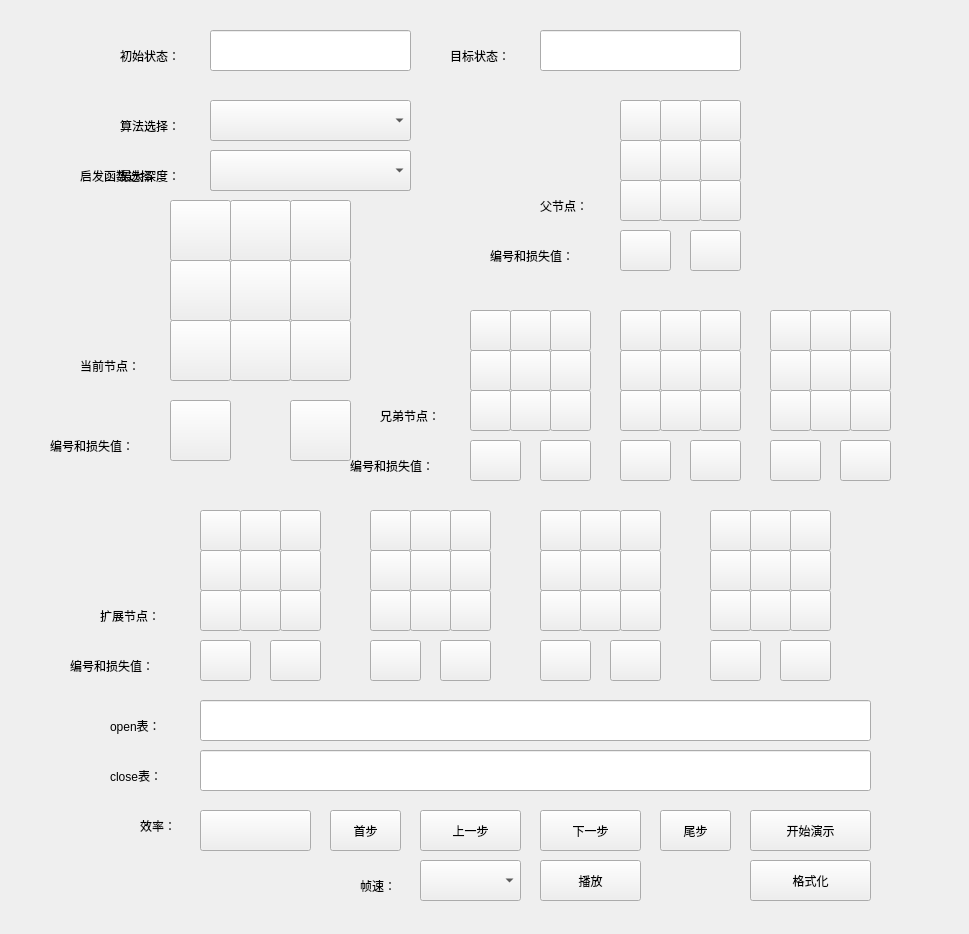
 <widget class="QWidget" name="Search">
  <property name="geometry">
   <rect>
    <x>0</x>
    <y>0</y>
    <width>969</width>
    <height>934</height>
   </rect>
  </property>
  <property name="windowTitle">
   <string>搜索实验</string>
  </property>
  <widget class="QPushButton" name="btn_previous_step">
   <property name="geometry">
    <rect>
     <x>420</x>
     <y>810</y>
     <width>101</width>
     <height>41</height>
    </rect>
   </property>
   <property name="text">
    <string>上一步</string>
   </property>
  </widget>
  <widget class="QPushButton" name="btn_play">
   <property name="geometry">
    <rect>
     <x>540</x>
     <y>860</y>
     <width>101</width>
     <height>41</height>
    </rect>
   </property>
   <property name="text">
    <string>播放</string>
   </property>
  </widget>
  <widget class="QLabel" name="label_frame_rate">
   <property name="geometry">
    <rect>
     <x>360</x>
     <y>860</y>
     <width>101</width>
     <height>51</height>
    </rect>
   </property>
   <property name="text">
    <string>帧速：</string>
   </property>
  </widget>
  <widget class="QLabel" name="label_initial_state">
   <property name="geometry">
    <rect>
     <x>120</x>
     <y>30</y>
     <width>101</width>
     <height>51</height>
    </rect>
   </property>
   <property name="text">
    <string>初始状态：</string>
   </property>
  </widget>
  <widget class="QLabel" name="label_algorithm">
   <property name="geometry">
    <rect>
     <x>120</x>
     <y>100</y>
     <width>101</width>
     <height>51</height>
    </rect>
   </property>
   <property name="text">
    <string>算法选择：</string>
   </property>
  </widget>
  <widget class="QComboBox" name="comboBox_algorithm">
   <property name="geometry">
    <rect>
     <x>210</x>
     <y>100</y>
     <width>201</width>
     <height>41</height>
    </rect>
   </property>
  </widget>
  <widget class="QPushButton" name="btn_next_step">
   <property name="geometry">
    <rect>
     <x>540</x>
     <y>810</y>
     <width>101</width>
     <height>41</height>
    </rect>
   </property>
   <property name="text">
    <string>下一步</string>
   </property>
  </widget>
  <widget class="QPushButton" name="btn_start">
   <property name="geometry">
    <rect>
     <x>750</x>
     <y>810</y>
     <width>121</width>
     <height>41</height>
    </rect>
   </property>
   <property name="text">
    <string>开始演示</string>
   </property>
  </widget>
  <widget class="QLineEdit" name="lineEdit_initial_state">
   <property name="geometry">
    <rect>
     <x>210</x>
     <y>30</y>
     <width>201</width>
     <height>41</height>
    </rect>
   </property>
  </widget>
  <widget class="QLabel" name="label_target">
   <property name="geometry">
    <rect>
     <x>450</x>
     <y>30</y>
     <width>101</width>
     <height>51</height>
    </rect>
   </property>
   <property name="text">
    <string>目标状态：</string>
   </property>
  </widget>
  <widget class="QPushButton" name="btn_formatting">
   <property name="geometry">
    <rect>
     <x>750</x>
     <y>860</y>
     <width>121</width>
     <height>41</height>
    </rect>
   </property>
   <property name="text">
    <string>格式化</string>
   </property>
  </widget>
  <widget class="QLineEdit" name="lineEdit_target">
   <property name="geometry">
    <rect>
     <x>540</x>
     <y>30</y>
     <width>201</width>
     <height>41</height>
    </rect>
   </property>
  </widget>
  <widget class="QComboBox" name="comboBox_frame_rate">
   <property name="geometry">
    <rect>
     <x>420</x>
     <y>860</y>
     <width>101</width>
     <height>41</height>
    </rect>
   </property>
  </widget>
  <widget class="QLabel" name="label_c_node">
   <property name="geometry">
    <rect>
     <x>80</x>
     <y>340</y>
     <width>101</width>
     <height>51</height>
    </rect>
   </property>
   <property name="text">
    <string>当前节点：</string>
   </property>
  </widget>
  <widget class="QLabel" name="label_c_num">
   <property name="geometry">
    <rect>
     <x>50</x>
     <y>420</y>
     <width>141</width>
     <height>51</height>
    </rect>
   </property>
   <property name="text">
    <string>编号和损失值：</string>
   </property>
  </widget>
  <widget class="QPushButton" name="btn_show_c_num">
   <property name="geometry">
    <rect>
     <x>170</x>
     <y>400</y>
     <width>61</width>
     <height>61</height>
    </rect>
   </property>
   <property name="text">
    <string/>
   </property>
  </widget>
  <widget class="QPushButton" name="btn_show_b_1_8">
   <property name="geometry">
    <rect>
     <x>510</x>
     <y>390</y>
     <width>41</width>
     <height>41</height>
    </rect>
   </property>
   <property name="text">
    <string/>
   </property>
  </widget>
  <widget class="QPushButton" name="btn_show_b_1_9">
   <property name="geometry">
    <rect>
     <x>550</x>
     <y>390</y>
     <width>41</width>
     <height>41</height>
    </rect>
   </property>
   <property name="text">
    <string/>
   </property>
  </widget>
  <widget class="QPushButton" name="btn_show_b_1_1">
   <property name="geometry">
    <rect>
     <x>470</x>
     <y>310</y>
     <width>41</width>
     <height>41</height>
    </rect>
   </property>
   <property name="text">
    <string/>
   </property>
  </widget>
  <widget class="QPushButton" name="btn_show_b_1_2">
   <property name="geometry">
    <rect>
     <x>510</x>
     <y>310</y>
     <width>41</width>
     <height>41</height>
    </rect>
   </property>
   <property name="text">
    <string/>
   </property>
  </widget>
  <widget class="QPushButton" name="btn_show_b_1_4">
   <property name="geometry">
    <rect>
     <x>470</x>
     <y>350</y>
     <width>41</width>
     <height>41</height>
    </rect>
   </property>
   <property name="text">
    <string/>
   </property>
  </widget>
  <widget class="QPushButton" name="btn_show_b_1_7">
   <property name="geometry">
    <rect>
     <x>470</x>
     <y>390</y>
     <width>41</width>
     <height>41</height>
    </rect>
   </property>
   <property name="text">
    <string/>
   </property>
  </widget>
  <widget class="QLabel" name="label_b_node">
   <property name="geometry">
    <rect>
     <x>380</x>
     <y>390</y>
     <width>101</width>
     <height>51</height>
    </rect>
   </property>
   <property name="text">
    <string>兄弟节点：</string>
   </property>
  </widget>
  <widget class="QPushButton" name="btn_show_b_1_5">
   <property name="geometry">
    <rect>
     <x>510</x>
     <y>350</y>
     <width>41</width>
     <height>41</height>
    </rect>
   </property>
   <property name="text">
    <string/>
   </property>
  </widget>
  <widget class="QPushButton" name="btn_show_b_1_6">
   <property name="geometry">
    <rect>
     <x>550</x>
     <y>350</y>
     <width>41</width>
     <height>41</height>
    </rect>
   </property>
   <property name="text">
    <string/>
   </property>
  </widget>
  <widget class="QPushButton" name="btn_show_b_1_num">
   <property name="geometry">
    <rect>
     <x>470</x>
     <y>440</y>
     <width>51</width>
     <height>41</height>
    </rect>
   </property>
   <property name="text">
    <string/>
   </property>
  </widget>
  <widget class="QPushButton" name="btn_show_b_1_3">
   <property name="geometry">
    <rect>
     <x>550</x>
     <y>310</y>
     <width>41</width>
     <height>41</height>
    </rect>
   </property>
   <property name="text">
    <string/>
   </property>
  </widget>
  <widget class="QLabel" name="label_b_num">
   <property name="geometry">
    <rect>
     <x>350</x>
     <y>440</y>
     <width>121</width>
     <height>51</height>
    </rect>
   </property>
   <property name="text">
    <string>编号和损失值：</string>
   </property>
  </widget>
  <widget class="QPushButton" name="btn_show_b_2_7">
   <property name="geometry">
    <rect>
     <x>620</x>
     <y>390</y>
     <width>41</width>
     <height>41</height>
    </rect>
   </property>
   <property name="text">
    <string/>
   </property>
  </widget>
  <widget class="QPushButton" name="btn_show_b_2_1">
   <property name="geometry">
    <rect>
     <x>620</x>
     <y>310</y>
     <width>41</width>
     <height>41</height>
    </rect>
   </property>
   <property name="text">
    <string/>
   </property>
  </widget>
  <widget class="QPushButton" name="btn_show_b_2_3">
   <property name="geometry">
    <rect>
     <x>700</x>
     <y>310</y>
     <width>41</width>
     <height>41</height>
    </rect>
   </property>
   <property name="text">
    <string/>
   </property>
  </widget>
  <widget class="QPushButton" name="btn_show_b_2_9">
   <property name="geometry">
    <rect>
     <x>700</x>
     <y>390</y>
     <width>41</width>
     <height>41</height>
    </rect>
   </property>
   <property name="text">
    <string/>
   </property>
  </widget>
  <widget class="QPushButton" name="btn_show_b_2_2">
   <property name="geometry">
    <rect>
     <x>660</x>
     <y>310</y>
     <width>41</width>
     <height>41</height>
    </rect>
   </property>
   <property name="text">
    <string/>
   </property>
  </widget>
  <widget class="QPushButton" name="btn_show_b_2_num">
   <property name="geometry">
    <rect>
     <x>620</x>
     <y>440</y>
     <width>51</width>
     <height>41</height>
    </rect>
   </property>
   <property name="text">
    <string/>
   </property>
  </widget>
  <widget class="QPushButton" name="btn_show_b_2_5">
   <property name="geometry">
    <rect>
     <x>660</x>
     <y>350</y>
     <width>41</width>
     <height>41</height>
    </rect>
   </property>
   <property name="text">
    <string/>
   </property>
  </widget>
  <widget class="QPushButton" name="btn_show_b_2_4">
   <property name="geometry">
    <rect>
     <x>620</x>
     <y>350</y>
     <width>41</width>
     <height>41</height>
    </rect>
   </property>
   <property name="text">
    <string/>
   </property>
  </widget>
  <widget class="QPushButton" name="btn_show_b_2_6">
   <property name="geometry">
    <rect>
     <x>700</x>
     <y>350</y>
     <width>41</width>
     <height>41</height>
    </rect>
   </property>
   <property name="text">
    <string/>
   </property>
  </widget>
  <widget class="QPushButton" name="btn_show_b_2_8">
   <property name="geometry">
    <rect>
     <x>660</x>
     <y>390</y>
     <width>41</width>
     <height>41</height>
    </rect>
   </property>
   <property name="text">
    <string/>
   </property>
  </widget>
  <widget class="QPushButton" name="btn_show_b_3_7">
   <property name="geometry">
    <rect>
     <x>770</x>
     <y>390</y>
     <width>41</width>
     <height>41</height>
    </rect>
   </property>
   <property name="text">
    <string/>
   </property>
  </widget>
  <widget class="QPushButton" name="btn_show_b_3_1">
   <property name="geometry">
    <rect>
     <x>770</x>
     <y>310</y>
     <width>41</width>
     <height>41</height>
    </rect>
   </property>
   <property name="text">
    <string/>
   </property>
  </widget>
  <widget class="QPushButton" name="btn_show_b_3_3">
   <property name="geometry">
    <rect>
     <x>850</x>
     <y>310</y>
     <width>41</width>
     <height>41</height>
    </rect>
   </property>
   <property name="text">
    <string/>
   </property>
  </widget>
  <widget class="QPushButton" name="btn_show_b_3_9">
   <property name="geometry">
    <rect>
     <x>850</x>
     <y>390</y>
     <width>41</width>
     <height>41</height>
    </rect>
   </property>
   <property name="text">
    <string/>
   </property>
  </widget>
  <widget class="QPushButton" name="btn_show_b_3_2">
   <property name="geometry">
    <rect>
     <x>810</x>
     <y>310</y>
     <width>41</width>
     <height>41</height>
    </rect>
   </property>
   <property name="text">
    <string/>
   </property>
  </widget>
  <widget class="QPushButton" name="btn_show_b_3_num">
   <property name="geometry">
    <rect>
     <x>770</x>
     <y>440</y>
     <width>51</width>
     <height>41</height>
    </rect>
   </property>
   <property name="text">
    <string/>
   </property>
  </widget>
  <widget class="QPushButton" name="btn_show_b_3_5">
   <property name="geometry">
    <rect>
     <x>810</x>
     <y>350</y>
     <width>41</width>
     <height>41</height>
    </rect>
   </property>
   <property name="text">
    <string/>
   </property>
  </widget>
  <widget class="QPushButton" name="btn_show_b_3_4">
   <property name="geometry">
    <rect>
     <x>770</x>
     <y>350</y>
     <width>41</width>
     <height>41</height>
    </rect>
   </property>
   <property name="text">
    <string/>
   </property>
  </widget>
  <widget class="QPushButton" name="btn_show_b_3_6">
   <property name="geometry">
    <rect>
     <x>850</x>
     <y>350</y>
     <width>41</width>
     <height>41</height>
    </rect>
   </property>
   <property name="text">
    <string/>
   </property>
  </widget>
  <widget class="QPushButton" name="btn_show_b_3_8">
   <property name="geometry">
    <rect>
     <x>810</x>
     <y>390</y>
     <width>41</width>
     <height>41</height>
    </rect>
   </property>
   <property name="text">
    <string/>
   </property>
  </widget>
  <widget class="QPushButton" name="btn_show_f_8">
   <property name="geometry">
    <rect>
     <x>660</x>
     <y>180</y>
     <width>41</width>
     <height>41</height>
    </rect>
   </property>
   <property name="text">
    <string/>
   </property>
  </widget>
  <widget class="QPushButton" name="btn_show_f_9">
   <property name="geometry">
    <rect>
     <x>700</x>
     <y>180</y>
     <width>41</width>
     <height>41</height>
    </rect>
   </property>
   <property name="text">
    <string/>
   </property>
  </widget>
  <widget class="QPushButton" name="btn_show_f_1">
   <property name="geometry">
    <rect>
     <x>620</x>
     <y>100</y>
     <width>41</width>
     <height>41</height>
    </rect>
   </property>
   <property name="text">
    <string/>
   </property>
  </widget>
  <widget class="QPushButton" name="btn_show_f_2">
   <property name="geometry">
    <rect>
     <x>660</x>
     <y>100</y>
     <width>41</width>
     <height>41</height>
    </rect>
   </property>
   <property name="text">
    <string/>
   </property>
  </widget>
  <widget class="QPushButton" name="btn_show_f_4">
   <property name="geometry">
    <rect>
     <x>620</x>
     <y>140</y>
     <width>41</width>
     <height>41</height>
    </rect>
   </property>
   <property name="text">
    <string/>
   </property>
  </widget>
  <widget class="QPushButton" name="btn_show_f_7">
   <property name="geometry">
    <rect>
     <x>620</x>
     <y>180</y>
     <width>41</width>
     <height>41</height>
    </rect>
   </property>
   <property name="text">
    <string/>
   </property>
  </widget>
  <widget class="QLabel" name="label_f_node">
   <property name="geometry">
    <rect>
     <x>540</x>
     <y>180</y>
     <width>101</width>
     <height>51</height>
    </rect>
   </property>
   <property name="text">
    <string>父节点：</string>
   </property>
  </widget>
  <widget class="QPushButton" name="btn_show_f_5">
   <property name="geometry">
    <rect>
     <x>660</x>
     <y>140</y>
     <width>41</width>
     <height>41</height>
    </rect>
   </property>
   <property name="text">
    <string/>
   </property>
  </widget>
  <widget class="QPushButton" name="btn_show_f_6">
   <property name="geometry">
    <rect>
     <x>700</x>
     <y>140</y>
     <width>41</width>
     <height>41</height>
    </rect>
   </property>
   <property name="text">
    <string/>
   </property>
  </widget>
  <widget class="QPushButton" name="btn_show_f_num">
   <property name="geometry">
    <rect>
     <x>620</x>
     <y>230</y>
     <width>51</width>
     <height>41</height>
    </rect>
   </property>
   <property name="text">
    <string/>
   </property>
  </widget>
  <widget class="QPushButton" name="btn_show_f_3">
   <property name="geometry">
    <rect>
     <x>700</x>
     <y>100</y>
     <width>41</width>
     <height>41</height>
    </rect>
   </property>
   <property name="text">
    <string/>
   </property>
  </widget>
  <widget class="QLabel" name="label_f_num">
   <property name="geometry">
    <rect>
     <x>490</x>
     <y>230</y>
     <width>121</width>
     <height>51</height>
    </rect>
   </property>
   <property name="text">
    <string>编号和损失值：</string>
   </property>
  </widget>
  <widget class="QPushButton" name="btn_show_c_4">
   <property name="geometry">
    <rect>
     <x>170</x>
     <y>260</y>
     <width>61</width>
     <height>61</height>
    </rect>
   </property>
   <property name="text">
    <string/>
   </property>
  </widget>
  <widget class="QPushButton" name="btn_show_c_5">
   <property name="geometry">
    <rect>
     <x>230</x>
     <y>260</y>
     <width>61</width>
     <height>61</height>
    </rect>
   </property>
   <property name="text">
    <string/>
   </property>
  </widget>
  <widget class="QPushButton" name="btn_show_c_1">
   <property name="geometry">
    <rect>
     <x>170</x>
     <y>200</y>
     <width>61</width>
     <height>61</height>
    </rect>
   </property>
   <property name="text">
    <string/>
   </property>
  </widget>
  <widget class="QPushButton" name="btn_show_c_2">
   <property name="geometry">
    <rect>
     <x>230</x>
     <y>200</y>
     <width>61</width>
     <height>61</height>
    </rect>
   </property>
   <property name="text">
    <string/>
   </property>
  </widget>
  <widget class="QPushButton" name="btn_show_c_3">
   <property name="geometry">
    <rect>
     <x>290</x>
     <y>200</y>
     <width>61</width>
     <height>61</height>
    </rect>
   </property>
   <property name="text">
    <string/>
   </property>
  </widget>
  <widget class="QPushButton" name="btn_show_c_6">
   <property name="geometry">
    <rect>
     <x>290</x>
     <y>260</y>
     <width>61</width>
     <height>61</height>
    </rect>
   </property>
   <property name="text">
    <string/>
   </property>
  </widget>
  <widget class="QPushButton" name="btn_show_c_9">
   <property name="geometry">
    <rect>
     <x>290</x>
     <y>320</y>
     <width>61</width>
     <height>61</height>
    </rect>
   </property>
   <property name="text">
    <string/>
   </property>
  </widget>
  <widget class="QPushButton" name="btn_show_c_8">
   <property name="geometry">
    <rect>
     <x>230</x>
     <y>320</y>
     <width>61</width>
     <height>61</height>
    </rect>
   </property>
   <property name="text">
    <string/>
   </property>
  </widget>
  <widget class="QPushButton" name="btn_show_c_7">
   <property name="geometry">
    <rect>
     <x>170</x>
     <y>320</y>
     <width>61</width>
     <height>61</height>
    </rect>
   </property>
   <property name="text">
    <string/>
   </property>
  </widget>
  <widget class="QLabel" name="label_open">
   <property name="geometry">
    <rect>
     <x>110</x>
     <y>700</y>
     <width>101</width>
     <height>51</height>
    </rect>
   </property>
   <property name="text">
    <string>open表：</string>
   </property>
  </widget>
  <widget class="QLabel" name="label_close">
   <property name="geometry">
    <rect>
     <x>110</x>
     <y>750</y>
     <width>101</width>
     <height>51</height>
    </rect>
   </property>
   <property name="text">
    <string>close表：</string>
   </property>
  </widget>
  <widget class="QPushButton" name="btn_show_c_loss">
   <property name="geometry">
    <rect>
     <x>290</x>
     <y>400</y>
     <width>61</width>
     <height>61</height>
    </rect>
   </property>
   <property name="text">
    <string/>
   </property>
  </widget>
  <widget class="QPushButton" name="btn_show_f_loss">
   <property name="geometry">
    <rect>
     <x>690</x>
     <y>230</y>
     <width>51</width>
     <height>41</height>
    </rect>
   </property>
   <property name="text">
    <string/>
   </property>
  </widget>
  <widget class="QPushButton" name="btn_show_b_1_loss">
   <property name="geometry">
    <rect>
     <x>540</x>
     <y>440</y>
     <width>51</width>
     <height>41</height>
    </rect>
   </property>
   <property name="text">
    <string/>
   </property>
  </widget>
  <widget class="QPushButton" name="btn_show_b_2_loss">
   <property name="geometry">
    <rect>
     <x>690</x>
     <y>440</y>
     <width>51</width>
     <height>41</height>
    </rect>
   </property>
   <property name="text">
    <string/>
   </property>
  </widget>
  <widget class="QPushButton" name="btn_show_b_3_loss">
   <property name="geometry">
    <rect>
     <x>840</x>
     <y>440</y>
     <width>51</width>
     <height>41</height>
    </rect>
   </property>
   <property name="text">
    <string/>
   </property>
  </widget>
  <widget class="QPushButton" name="btn_show_e_1_1">
   <property name="geometry">
    <rect>
     <x>200</x>
     <y>510</y>
     <width>41</width>
     <height>41</height>
    </rect>
   </property>
   <property name="text">
    <string/>
   </property>
  </widget>
  <widget class="QPushButton" name="btn_show_e_2_2">
   <property name="geometry">
    <rect>
     <x>410</x>
     <y>510</y>
     <width>41</width>
     <height>41</height>
    </rect>
   </property>
   <property name="text">
    <string/>
   </property>
  </widget>
  <widget class="QPushButton" name="btn_show_e_3_loss">
   <property name="geometry">
    <rect>
     <x>610</x>
     <y>640</y>
     <width>51</width>
     <height>41</height>
    </rect>
   </property>
   <property name="text">
    <string/>
   </property>
  </widget>
  <widget class="QPushButton" name="btn_show_e_1_6">
   <property name="geometry">
    <rect>
     <x>280</x>
     <y>550</y>
     <width>41</width>
     <height>41</height>
    </rect>
   </property>
   <property name="text">
    <string/>
   </property>
  </widget>
  <widget class="QPushButton" name="btn_show_e_2_3">
   <property name="geometry">
    <rect>
     <x>450</x>
     <y>510</y>
     <width>41</width>
     <height>41</height>
    </rect>
   </property>
   <property name="text">
    <string/>
   </property>
  </widget>
  <widget class="QPushButton" name="btn_show_e_1_9">
   <property name="geometry">
    <rect>
     <x>280</x>
     <y>590</y>
     <width>41</width>
     <height>41</height>
    </rect>
   </property>
   <property name="text">
    <string/>
   </property>
  </widget>
  <widget class="QPushButton" name="btn_show_e_3_1">
   <property name="geometry">
    <rect>
     <x>540</x>
     <y>510</y>
     <width>41</width>
     <height>41</height>
    </rect>
   </property>
   <property name="text">
    <string/>
   </property>
  </widget>
  <widget class="QPushButton" name="btn_show_e_2_5">
   <property name="geometry">
    <rect>
     <x>410</x>
     <y>550</y>
     <width>41</width>
     <height>41</height>
    </rect>
   </property>
   <property name="text">
    <string/>
   </property>
  </widget>
  <widget class="QPushButton" name="btn_show_e_1_2">
   <property name="geometry">
    <rect>
     <x>240</x>
     <y>510</y>
     <width>41</width>
     <height>41</height>
    </rect>
   </property>
   <property name="text">
    <string/>
   </property>
  </widget>
  <widget class="QLabel" name="label_e_num">
   <property name="geometry">
    <rect>
     <x>70</x>
     <y>640</y>
     <width>121</width>
     <height>51</height>
    </rect>
   </property>
   <property name="text">
    <string>编号和损失值：</string>
   </property>
  </widget>
  <widget class="QPushButton" name="btn_show_e_2_8">
   <property name="geometry">
    <rect>
     <x>410</x>
     <y>590</y>
     <width>41</width>
     <height>41</height>
    </rect>
   </property>
   <property name="text">
    <string/>
   </property>
  </widget>
  <widget class="QPushButton" name="btn_show_e_2_7">
   <property name="geometry">
    <rect>
     <x>370</x>
     <y>590</y>
     <width>41</width>
     <height>41</height>
    </rect>
   </property>
   <property name="text">
    <string/>
   </property>
  </widget>
  <widget class="QPushButton" name="btn_show_e_3_7">
   <property name="geometry">
    <rect>
     <x>540</x>
     <y>590</y>
     <width>41</width>
     <height>41</height>
    </rect>
   </property>
   <property name="text">
    <string/>
   </property>
  </widget>
  <widget class="QPushButton" name="btn_show_e_3_9">
   <property name="geometry">
    <rect>
     <x>620</x>
     <y>590</y>
     <width>41</width>
     <height>41</height>
    </rect>
   </property>
   <property name="text">
    <string/>
   </property>
  </widget>
  <widget class="QPushButton" name="btn_show_e_2_6">
   <property name="geometry">
    <rect>
     <x>450</x>
     <y>550</y>
     <width>41</width>
     <height>41</height>
    </rect>
   </property>
   <property name="text">
    <string/>
   </property>
  </widget>
  <widget class="QPushButton" name="btn_show_e_3_6">
   <property name="geometry">
    <rect>
     <x>620</x>
     <y>550</y>
     <width>41</width>
     <height>41</height>
    </rect>
   </property>
   <property name="text">
    <string/>
   </property>
  </widget>
  <widget class="QPushButton" name="btn_show_e_1_3">
   <property name="geometry">
    <rect>
     <x>280</x>
     <y>510</y>
     <width>41</width>
     <height>41</height>
    </rect>
   </property>
   <property name="text">
    <string/>
   </property>
  </widget>
  <widget class="QPushButton" name="btn_show_e_1_4">
   <property name="geometry">
    <rect>
     <x>200</x>
     <y>550</y>
     <width>41</width>
     <height>41</height>
    </rect>
   </property>
   <property name="text">
    <string/>
   </property>
  </widget>
  <widget class="QPushButton" name="btn_show_e_2_num">
   <property name="geometry">
    <rect>
     <x>370</x>
     <y>640</y>
     <width>51</width>
     <height>41</height>
    </rect>
   </property>
   <property name="text">
    <string/>
   </property>
  </widget>
  <widget class="QPushButton" name="btn_show_e_3_4">
   <property name="geometry">
    <rect>
     <x>540</x>
     <y>550</y>
     <width>41</width>
     <height>41</height>
    </rect>
   </property>
   <property name="text">
    <string/>
   </property>
  </widget>
  <widget class="QPushButton" name="btn_show_e_1_5">
   <property name="geometry">
    <rect>
     <x>240</x>
     <y>550</y>
     <width>41</width>
     <height>41</height>
    </rect>
   </property>
   <property name="text">
    <string/>
   </property>
  </widget>
  <widget class="QPushButton" name="btn_show_e_2_4">
   <property name="geometry">
    <rect>
     <x>370</x>
     <y>550</y>
     <width>41</width>
     <height>41</height>
    </rect>
   </property>
   <property name="text">
    <string/>
   </property>
  </widget>
  <widget class="QPushButton" name="btn_show_e_3_5">
   <property name="geometry">
    <rect>
     <x>580</x>
     <y>550</y>
     <width>41</width>
     <height>41</height>
    </rect>
   </property>
   <property name="text">
    <string/>
   </property>
  </widget>
  <widget class="QPushButton" name="btn_show_e_3_num">
   <property name="geometry">
    <rect>
     <x>540</x>
     <y>640</y>
     <width>51</width>
     <height>41</height>
    </rect>
   </property>
   <property name="text">
    <string/>
   </property>
  </widget>
  <widget class="QPushButton" name="btn_show_e_1_7">
   <property name="geometry">
    <rect>
     <x>200</x>
     <y>590</y>
     <width>41</width>
     <height>41</height>
    </rect>
   </property>
   <property name="text">
    <string/>
   </property>
  </widget>
  <widget class="QPushButton" name="btn_show_e_1_8">
   <property name="geometry">
    <rect>
     <x>240</x>
     <y>590</y>
     <width>41</width>
     <height>41</height>
    </rect>
   </property>
   <property name="text">
    <string/>
   </property>
  </widget>
  <widget class="QPushButton" name="btn_show_e_3_3">
   <property name="geometry">
    <rect>
     <x>620</x>
     <y>510</y>
     <width>41</width>
     <height>41</height>
    </rect>
   </property>
   <property name="text">
    <string/>
   </property>
  </widget>
  <widget class="QLabel" name="label_e_node">
   <property name="geometry">
    <rect>
     <x>100</x>
     <y>590</y>
     <width>101</width>
     <height>51</height>
    </rect>
   </property>
   <property name="text">
    <string>扩展节点：</string>
   </property>
  </widget>
  <widget class="QPushButton" name="btn_show_e_1_loss">
   <property name="geometry">
    <rect>
     <x>270</x>
     <y>640</y>
     <width>51</width>
     <height>41</height>
    </rect>
   </property>
   <property name="text">
    <string/>
   </property>
  </widget>
  <widget class="QPushButton" name="btn_show_e_1_num">
   <property name="geometry">
    <rect>
     <x>200</x>
     <y>640</y>
     <width>51</width>
     <height>41</height>
    </rect>
   </property>
   <property name="text">
    <string/>
   </property>
  </widget>
  <widget class="QPushButton" name="btn_show_e_2_1">
   <property name="geometry">
    <rect>
     <x>370</x>
     <y>510</y>
     <width>41</width>
     <height>41</height>
    </rect>
   </property>
   <property name="text">
    <string/>
   </property>
  </widget>
  <widget class="QPushButton" name="btn_show_e_2_loss">
   <property name="geometry">
    <rect>
     <x>440</x>
     <y>640</y>
     <width>51</width>
     <height>41</height>
    </rect>
   </property>
   <property name="text">
    <string/>
   </property>
  </widget>
  <widget class="QPushButton" name="btn_show_e_3_8">
   <property name="geometry">
    <rect>
     <x>580</x>
     <y>590</y>
     <width>41</width>
     <height>41</height>
    </rect>
   </property>
   <property name="text">
    <string/>
   </property>
  </widget>
  <widget class="QPushButton" name="btn_show_e_2_9">
   <property name="geometry">
    <rect>
     <x>450</x>
     <y>590</y>
     <width>41</width>
     <height>41</height>
    </rect>
   </property>
   <property name="text">
    <string/>
   </property>
  </widget>
  <widget class="QPushButton" name="btn_show_e_3_2">
   <property name="geometry">
    <rect>
     <x>580</x>
     <y>510</y>
     <width>41</width>
     <height>41</height>
    </rect>
   </property>
   <property name="text">
    <string/>
   </property>
  </widget>
  <widget class="QPushButton" name="btn_show_e_4_5">
   <property name="geometry">
    <rect>
     <x>750</x>
     <y>550</y>
     <width>41</width>
     <height>41</height>
    </rect>
   </property>
   <property name="text">
    <string/>
   </property>
  </widget>
  <widget class="QPushButton" name="btn_show_e_4_loss">
   <property name="geometry">
    <rect>
     <x>780</x>
     <y>640</y>
     <width>51</width>
     <height>41</height>
    </rect>
   </property>
   <property name="text">
    <string/>
   </property>
  </widget>
  <widget class="QPushButton" name="btn_show_e_4_1">
   <property name="geometry">
    <rect>
     <x>710</x>
     <y>510</y>
     <width>41</width>
     <height>41</height>
    </rect>
   </property>
   <property name="text">
    <string/>
   </property>
  </widget>
  <widget class="QPushButton" name="btn_show_e_4_num">
   <property name="geometry">
    <rect>
     <x>710</x>
     <y>640</y>
     <width>51</width>
     <height>41</height>
    </rect>
   </property>
   <property name="text">
    <string/>
   </property>
  </widget>
  <widget class="QPushButton" name="btn_show_e_4_6">
   <property name="geometry">
    <rect>
     <x>790</x>
     <y>550</y>
     <width>41</width>
     <height>41</height>
    </rect>
   </property>
   <property name="text">
    <string/>
   </property>
  </widget>
  <widget class="QPushButton" name="btn_show_e_4_4">
   <property name="geometry">
    <rect>
     <x>710</x>
     <y>550</y>
     <width>41</width>
     <height>41</height>
    </rect>
   </property>
   <property name="text">
    <string/>
   </property>
  </widget>
  <widget class="QPushButton" name="btn_show_e_4_2">
   <property name="geometry">
    <rect>
     <x>750</x>
     <y>510</y>
     <width>41</width>
     <height>41</height>
    </rect>
   </property>
   <property name="text">
    <string/>
   </property>
  </widget>
  <widget class="QPushButton" name="btn_show_e_4_9">
   <property name="geometry">
    <rect>
     <x>790</x>
     <y>590</y>
     <width>41</width>
     <height>41</height>
    </rect>
   </property>
   <property name="text">
    <string/>
   </property>
  </widget>
  <widget class="QPushButton" name="btn_show_e_4_3">
   <property name="geometry">
    <rect>
     <x>790</x>
     <y>510</y>
     <width>41</width>
     <height>41</height>
    </rect>
   </property>
   <property name="text">
    <string/>
   </property>
  </widget>
  <widget class="QPushButton" name="btn_show_e_4_7">
   <property name="geometry">
    <rect>
     <x>710</x>
     <y>590</y>
     <width>41</width>
     <height>41</height>
    </rect>
   </property>
   <property name="text">
    <string/>
   </property>
  </widget>
  <widget class="QPushButton" name="btn_show_e_4_8">
   <property name="geometry">
    <rect>
     <x>750</x>
     <y>590</y>
     <width>41</width>
     <height>41</height>
    </rect>
   </property>
   <property name="text">
    <string/>
   </property>
  </widget>
  <widget class="QLabel" name="label_efficiency">
   <property name="geometry">
    <rect>
     <x>140</x>
     <y>800</y>
     <width>101</width>
     <height>51</height>
    </rect>
   </property>
   <property name="text">
    <string>效率：</string>
   </property>
  </widget>
  <widget class="QPushButton" name="btn_show_efficiency">
   <property name="geometry">
    <rect>
     <x>200</x>
     <y>810</y>
     <width>111</width>
     <height>41</height>
    </rect>
   </property>
   <property name="text">
    <string/>
   </property>
  </widget>
  <widget class="QLineEdit" name="lineEdit_open">
   <property name="geometry">
    <rect>
     <x>200</x>
     <y>700</y>
     <width>671</width>
     <height>41</height>
    </rect>
   </property>
  </widget>
  <widget class="QLineEdit" name="lineEdit_close">
   <property name="geometry">
    <rect>
     <x>200</x>
     <y>750</y>
     <width>671</width>
     <height>41</height>
    </rect>
   </property>
  </widget>
  <widget class="QPushButton" name="btn_first_step">
   <property name="geometry">
    <rect>
     <x>330</x>
     <y>810</y>
     <width>71</width>
     <height>41</height>
    </rect>
   </property>
   <property name="text">
    <string>首步</string>
   </property>
  </widget>
  <widget class="QPushButton" name="btn_last_step">
   <property name="geometry">
    <rect>
     <x>660</x>
     <y>810</y>
     <width>71</width>
     <height>41</height>
    </rect>
   </property>
   <property name="text">
    <string>尾步</string>
   </property>
  </widget>
  <widget class="QLabel" name="label_dm">
   <property name="geometry">
    <rect>
     <x>120</x>
     <y>150</y>
     <width>101</width>
     <height>51</height>
    </rect>
   </property>
   <property name="text">
    <string>最大深度：</string>
   </property>
  </widget>
  <widget class="QComboBox" name="comboBox_dm">
   <property name="geometry">
    <rect>
     <x>210</x>
     <y>150</y>
     <width>201</width>
     <height>41</height>
    </rect>
   </property>
  </widget>
  <widget class="QLabel" name="label_heuristic">
   <property name="geometry">
    <rect>
     <x>80</x>
     <y>150</y>
     <width>121</width>
     <height>51</height>
    </rect>
   </property>
   <property name="text">
    <string>启发函数选择：</string>
   </property>
  </widget>
  <widget class="QComboBox" name="comboBox_heuristic">
   <property name="geometry">
    <rect>
     <x>210</x>
     <y>150</y>
     <width>201</width>
     <height>41</height>
    </rect>
   </property>
  </widget>
 </widget>
